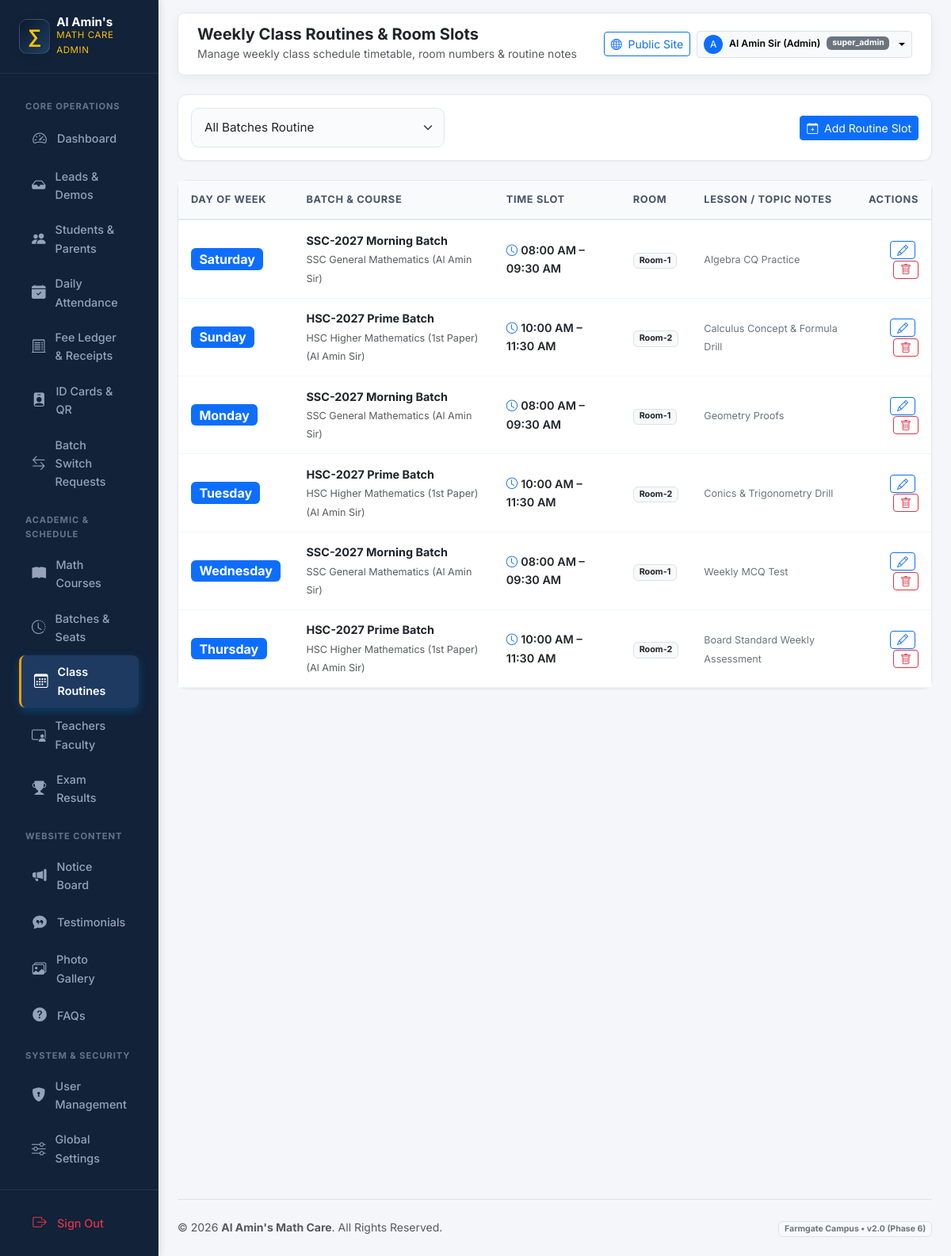
Screenshot of /admin/routines/index.php (signed in) with the database file from the repository.
### tables this page shows
CREATE TABLE IF NOT EXISTS `routines` (
  `id` INT UNSIGNED AUTO_INCREMENT PRIMARY KEY,
  `batch_id` INT UNSIGNED NOT NULL,
  `day_of_week` ENUM('Saturday', 'Sunday', 'Monday', 'Tuesday', 'Wednesday', 'Thursday', 'Friday') NOT NULL,
  `start_time` TIME NOT NULL,
  `end_time` TIME NOT NULL,
  `room_number` VARCHAR(30) DEFAULT 'Room-1',
  `notes` VARCHAR(255) DEFAULT NULL,
  `is_deleted` TINYINT(1) DEFAULT 0,
  FOREIGN KEY (`batch_id`) REFERENCES `batches`(`id`) ON DELETE CASCADE
);

CREATE TABLE IF NOT EXISTS `batches` (
  `id` INT UNSIGNED AUTO_INCREMENT PRIMARY KEY,
  `course_id` INT UNSIGNED NOT NULL,
  `branch_id` INT UNSIGNED NOT NULL,
  `teacher_id` INT UNSIGNED NOT NULL,
  `batch_name` VARCHAR(100) NOT NULL,
  `batch_name_bn` VARCHAR(100) DEFAULT NULL,
  `class_days` VARCHAR(100) NOT NULL,
  `start_time` TIME NOT NULL,
  `end_time` TIME NOT NULL,
  `start_date` DATE NOT NULL,
  `total_seats` SMALLINT UNSIGNED NOT NULL DEFAULT 30,
  `available_seats` SMALLINT UNSIGNED NOT NULL DEFAULT 30,
  `admission_status` ENUM('open', 'full', 'closed') DEFAULT 'open',
  `status` ENUM('upcoming', 'running', 'completed') DEFAULT 'upcoming',
  `is_deleted` TINYINT(1) DEFAULT 0,
  `created_at` TIMESTAMP DEFAULT CURRENT_TIMESTAMP,
  FOREIGN KEY (`course_id`) REFERENCES `courses`(`id`) ON DELETE CASCADE,
  FOREIGN KEY (`branch_id`) REFERENCES `branches`(`id`) ON DELETE CASCADE,
  FOREIGN KEY (`teacher_id`) REFERENCES `teachers`(`id`) ON DELETE RESTRICT
);

CREATE TABLE IF NOT EXISTS `courses` (
  `id` INT UNSIGNED AUTO_INCREMENT PRIMARY KEY,
  `slug` VARCHAR(150) NOT NULL UNIQUE,
  `title_en` VARCHAR(200) NOT NULL,
  `title_bn` VARCHAR(200) DEFAULT NULL,
  `class_level` VARCHAR(50) NOT NULL,
  `math_category` ENUM('general_math', 'higher_math_1st', 'higher_math_2nd', 'combined_higher_math', 'admission_engineering_math') NOT NULL DEFAULT 'general_math',
  `course_type` ENUM('regular', 'crash', 'model_test', 'special_care') DEFAULT 'regular',
  `duration` VARCHAR(50) DEFAULT NULL,
  `fee` DECIMAL(10,2) NOT NULL DEFAULT 0.00,
  `fee_display_en` VARCHAR(80) DEFAULT 'Contact us',
  `fee_display_bn` VARCHAR(80) DEFAULT 'যোগাযোগ করুন',
  `teacher_id` INT UNSIGNED DEFAULT NULL,
  `description_en` TEXT DEFAULT NULL,
  `description_bn` TEXT DEFAULT NULL,
  `is_popular` TINYINT(1) DEFAULT 0,
  `is_active` TINYINT(1) DEFAULT 1,
  `is_deleted` TINYINT(1) DEFAULT 0,
  `created_at` TIMESTAMP DEFAULT CURRENT_TIMESTAMP,
  FOREIGN KEY (`teacher_id`) REFERENCES `teachers`(`id`) ON DELETE SET NULL
);

CREATE TABLE IF NOT EXISTS `teachers` (
  `id` INT UNSIGNED AUTO_INCREMENT PRIMARY KEY,
  `user_id` INT UNSIGNED NULL,
  `slug` VARCHAR(100) NOT NULL UNIQUE,
  `name_en` VARCHAR(100) NOT NULL,
  `name_bn` VARCHAR(100) DEFAULT NULL,
  `designation_en` VARCHAR(100) NOT NULL DEFAULT 'Head Teacher',
  `designation_bn` VARCHAR(100) DEFAULT NULL,
  `qualification` VARCHAR(255) NOT NULL,
  `experience_years` TINYINT UNSIGNED DEFAULT 0,
  `bio_en` TEXT DEFAULT NULL,
  `bio_bn` TEXT DEFAULT NULL,
  `photo` VARCHAR(255) DEFAULT NULL,
  `is_head_teacher` TINYINT(1) DEFAULT 0,
  `sort_order` SMALLINT DEFAULT 0,
  `is_active` TINYINT(1) DEFAULT 1,
  `is_deleted` TINYINT(1) DEFAULT 0,
  `created_at` TIMESTAMP DEFAULT CURRENT_TIMESTAMP,
  FOREIGN KEY (`user_id`) REFERENCES `users`(`id`) ON DELETE SET NULL
);

### includes/i18n.php (called while the page is built, shortened)
<?php
function app_config(): array
{
    static $config = null;
    if ($config === null) {
        $config = require __DIR__ . '/../config/app.php';
    }
    return $config;
}
function current_locale(): string
{
    $config = app_config();
    $locale = $_GET['lang'] ?? $_COOKIE['site_lang'] ?? $_COOKIE['locale'] ?? $config['default_locale'];
    return $locale;
}
function init_i18n(): void
{
    $config = app_config();
}
function base_url(string $path = ''): string
{
    $base = rtrim(app_config()['base_url'] ?? '', '/');
    $path = ltrim($path, '/');
    return $base . ($path !== '' ? '/' . $path : '');
}

### includes/helpers.php (called while the page is built, shortened)
<?php
function e(?string $value): string
{
    return htmlspecialchars($value ?? '', ENT_QUOTES | ENT_SUBSTITUTE, 'UTF-8');
}

### admin/routines/index.php (the view, shortened to what this page needs)
<?php
$pdo = db();
$batchFilter = (int)($_GET['batch_id'] ?? 0);
$sql = 'SELECT r.*, b.batch_name, c.title_en as course_title, t.name_en as teacher_name
        FROM routines r
        JOIN batches b ON r.batch_id = b.id
        JOIN courses c ON b.course_id = c.id
        JOIN teachers t ON b.teacher_id = t.id
        WHERE r.is_deleted = 0';
$params = [];
$sql .= ' ORDER BY FIELD(r.day_of_week, "Saturday", "Sunday", "Monday", "Tuesday", "Wednesday", "Thursday", "Friday"), r.start_time ASC';
$stmt = $pdo->prepare($sql);
$stmt->execute($params);
$routines = $stmt->fetchAll();
require_once __DIR__ . '/../includes/header.php';
?>
<div class="card card-custom p-3 mb-4">
    <div class="d-flex flex-wrap justify-content-between align-items-center gap-2">
        <form method="GET" action="" class="d-flex align-items-center gap-2">
            <select name="batch_id" class="form-select form-select-sm" onchange="this.form.submit()">
                <option value="">All Batches Routine</option>
            </select>
        </form>
        <a href="<?= e(base_url('admin/routines/create.php' . ($batchFilter ? '?batch_id=' . $batchFilter : ''))) ?>" class="btn btn-sm btn-primary">
            <i class="bi bi-calendar-plus me-1"></i> Add Routine Slot
        </a>
    </div>
</div>
<div class="card card-custom">
    <div class="table-responsive">
        <table class="table table-custom mb-0">
            <thead>
                <tr>
                    <th>Day of Week</th>
                    <th>Batch & Course</th>
                    <th>Time Slot</th>
                    <th>Room</th>
                    <th>Lesson / Topic Notes</th>
                    <th class="text-end">Actions</th>
                </tr>
            </thead>
            <tbody>
                <?php if (empty($routines)): ?>
                    <tr>
                        <td colspan="6" class="text-center py-4 text-muted">No routine slots found. Click "Add Routine Slot" to create one.</td>
                    </tr>
                <?php else: ?>
                    <?php foreach ($routines as $rt): ?>
                        <tr>
                            <td>
                                <strong class="badge bg-primary fs-6"><?= e($rt['day_of_week']) ?></strong>
                            </td>
                            <td>
                                <strong class="text-dark d-block"><?= e($rt['batch_name']) ?></strong>
                                <small class="text-muted"><?= e($rt['course_title']) ?> (<?= e($rt['teacher_name']) ?>)</small>
                            </td>
                            <td>
                                <div class="fw-semibold text-dark">
                                    <i class="bi bi-clock me-1 text-primary"></i><?= date('h:i A', strtotime($rt['start_time'])) ?> – <?= date('h:i A', strtotime($rt['end_time'])) ?>
                                </div>
                            </td>
                            <td>
                                <span class="badge bg-light text-dark border"><?= e($rt['room_number'] ?: 'Room-1') ?></span>
                            </td>
                            <td>
                                <span class="small text-secondary"><?= e($rt['notes'] ?: '—') ?></span>
                            </td>
                            <td class="text-end">
                                <a href="<?= e(base_url('admin/routines/edit.php?id=' . $rt['id'])) ?>" class="btn btn-sm btn-outline-primary py-0 px-2 me-1" title="Edit Slot">
                                    <i class="bi bi-pencil"></i>
                                </a>
                                <button type="button" class="btn btn-sm btn-outline-danger py-0 px-2" title="Delete Slot" onclick="confirmDelete('<?= e(base_url('admin/routines/delete.php')) ?>', <?= $rt['id'] ?>, 'Are you sure you want to delete this routine slot for \'<?= addslashes($rt['batch_name']) ?>\' on <?= $rt['day_of_week'] ?>?')">
                                    <i class="bi bi-trash"></i>
                                </button>
                            </td>
                        </tr>
                    <?php endforeach; ?>
                <?php endif; ?>
            </tbody>
        </table>
    </div>
</div>
<?php require_once __DIR__ . '/../includes/footer.php'; ?>

### assets/css/main.css (style rules this page uses)
:root { --primary: #0b192c; --primary-dark: #050c17; --primary-light: #1e3e62; --primary-surface: #f0f4f9; --accent-cyan: #008dda; --accent-cyan-light: #41b06e; --accent-cyan-glow: rgba(0, 141, 218, 0.25); --accent-gold: #f59e0b; --accent-amber: #e8913a; --accent-hover: #d97706; --success: #10b981; --success-bg: #ecfdf5; --success-border: #a7f3d0; --success-text: #065f46; --urgent: #ef4444; --urgent-bg: #fef2f2; --urgent-border: #fecaca; --urgent-text: #991b1b; --bg: #f8fafc; --surface: #ffffff; --surface-glass: rgba(255, 255, 255, 0.85); --surface-glass-dark: rgba(11, 25, 44, 0.78); --border: #e2e8f0; --border-glass: rgba(255, 255, 255, 0.25); --border-hover: rgba(0, 141, 218, 0.35); --text: #0f172a; --text-muted: #64748b; --text-soft: #94a3b8; --shadow-sm: 0 2px 4px rgba(11, 25, 44, 0.04); --shadow-md: 0 6px 16px -2px rgba(11, 25, 44, 0.07), 0 2px 6px -1px rgba(11, 25, 44, 0.04); --shadow-lg: 0 14px 28px -4px rgba(11, 25, 44, 0.09), 0 8px 12px -3px rgba(11, 25, 44, 0.05); --shadow-hover: 0 22px 38px -6px rgba(11, 25, 44, 0.14), 0 12px 18px -4px rgba(0, 141, 218, 0.08); --shadow-glow-cyan: 0 0 25px rgba(0, 141, 218, 0.35); --shadow-glow-whatsapp: 0 8px 28px rgba(16, 185, 129, 0.45); --radius-sm: 10px; --radius-md: 16px; --radius-lg: 24px; --radius-pill: 9999px; --font-en: 'Inter', system-ui, -apple-system, sans-serif; --font-bn: 'Noto Sans Bengali', 'Inter', system-ui, sans-serif; --font: var(--font-en); }
*, *::before, *::after { box-sizing: border-box; }
html { scroll-behavior: smooth; -webkit-text-size-adjust: 100%; }
body { font-family: var(--font); color: var(--text); background-color: var(--bg); line-height: 1.62; padding-bottom: 84px; margin: 0; overflow-x: hidden; -webkit-font-smoothing: antialiased; -moz-osx-font-smoothing: grayscale; }
@media (min-width: 992px) { body { padding-bottom: 0; } }
a { color: var(--accent-cyan); text-decoration: none; transition: color 0.2s ease; }
.form-control, .form-select { border-radius: var(--radius-sm); border: 1.5px solid var(--border); padding: 0.8rem 1rem; font-size: 0.95rem; transition: all 0.2s ease; background-color: #fafbfc; }

### assets/css/admin.css (style rules this page uses)
:root { --admin-sidebar-bg: #0b192c; --admin-sidebar-hover: #182e4b; --admin-sidebar-active: #008dda; --admin-bg: #f4f7fb; --admin-card-bg: #ffffff; --admin-border: #e2e8f0; --admin-text-main: #0f172a; --admin-text-muted: #64748b; --admin-accent-cyan: #008dda; --admin-accent-gold: #f59e0b; --admin-success: #10b981; --admin-urgent: #ef4444; --admin-radius: 14px; --admin-shadow: 0 4px 16px rgba(11, 25, 44, 0.05); }
body { background-color: var(--admin-bg); font-family: 'Inter', 'Noto Sans Bengali', sans-serif; color: var(--admin-text-main); overflow-x: hidden; }
.card-custom { border: 1px solid var(--admin-border); border-radius: var(--admin-radius); box-shadow: var(--admin-shadow); background: var(--admin-card-bg); transition: all 0.25s ease; }
.table-custom { margin-bottom: 0; }
.table-custom th { background: #f8fafc; color: #475569; font-size: 0.82rem; text-transform: uppercase; letter-spacing: 0.05em; font-weight: 800; padding: 0.95rem 1.1rem; border-bottom: 2px solid var(--admin-border); }
.table-custom td { padding: 0.95rem 1.1rem; vertical-align: middle; font-size: 0.92rem; border-bottom: 1px solid #f1f5f9; }

### admin/includes/header.php (style rules this page uses)
:root { --sidebar-bg: #112239; --sidebar-active: #1e3a61; --sidebar-hover: #172d4c; --accent-gold: #f59e0b; }
body { background-color: #f4f6f9; font-family: 'Inter', 'Noto Sans Bengali', sans-serif; color: #334155; }
.card-custom { border: 1px solid #e2e8f0; border-radius: 12px; box-shadow: 0 1px 3px rgba(0,0,0,0.05); background: #ffffff; }
.table-custom th { background: #f8fafc; color: #475569; font-size: 0.8rem; text-transform: uppercase; letter-spacing: 0.05em; font-weight: 700; padding: 0.85rem 1rem; border-bottom: 2px solid #e2e8f0; }
.table-custom td { padding: 0.85rem 1rem; vertical-align: middle; font-size: 0.9rem; border-bottom: 1px solid #f1f5f9; }

### rows the page displays
routines: day_of_week "Saturday", batch.batch_name "SSC-2027 Morning Batch", courses.title_en "SSC General Mathematics", teachers.name_en "Al Amin Sir", start_time "08:00 AM", end_time "09:30 AM", room_number "Room-1", notes "Algebra CQ Practice"
routines: day_of_week "Sunday", batch.batch_name "HSC-2027 Prime Batch", courses.title_en "HSC Higher Mathematics (1st Paper)", teachers.name_en "Al Amin Sir", start_time "10:00 AM", end_time "11:30 AM", room_number "Room-2", notes "Calculus Concept & Formula Drill"
routines: day_of_week "Monday", batch.batch_name "SSC-2027 Morning Batch", courses.title_en "SSC General Mathematics", teachers.name_en "Al Amin Sir", start_time "08:00 AM", end_time "09:30 AM", room_number "Room-1", notes "Geometry Proofs"
routines: day_of_week "Tuesday", batch.batch_name "HSC-2027 Prime Batch", courses.title_en "HSC Higher Mathematics (1st Paper)", teachers.name_en "Al Amin Sir", start_time "10:00 AM", end_time "11:30 AM", room_number "Room-2", notes "Conics & Trigonometry Drill"
routines: day_of_week "Wednesday", batch.batch_name "SSC-2027 Morning Batch", courses.title_en "SSC General Mathematics", teachers.name_en "Al Amin Sir", start_time "08:00 AM", end_time "09:30 AM", room_number "Room-1", notes "Weekly MCQ Test"
routines: day_of_week "Thursday", batch.batch_name "HSC-2027 Prime Batch", courses.title_en "HSC Higher Mathematics (1st Paper)", teachers.name_en "Al Amin Sir", start_time "10:00 AM", end_time "11:30 AM", room_number "Room-2", notes "Board Standard Weekly Assessment"

### other values shown
$adminPageHeading "Weekly Class Routines & Room Slots"
$adminPageSubheading "Manage weekly class schedule timetable, room numbers & routine notes"
substr($adminUser, 0, 1) "A"
$adminUser "Al Amin Sir (Admin)"
$adminRole "super_admin"
